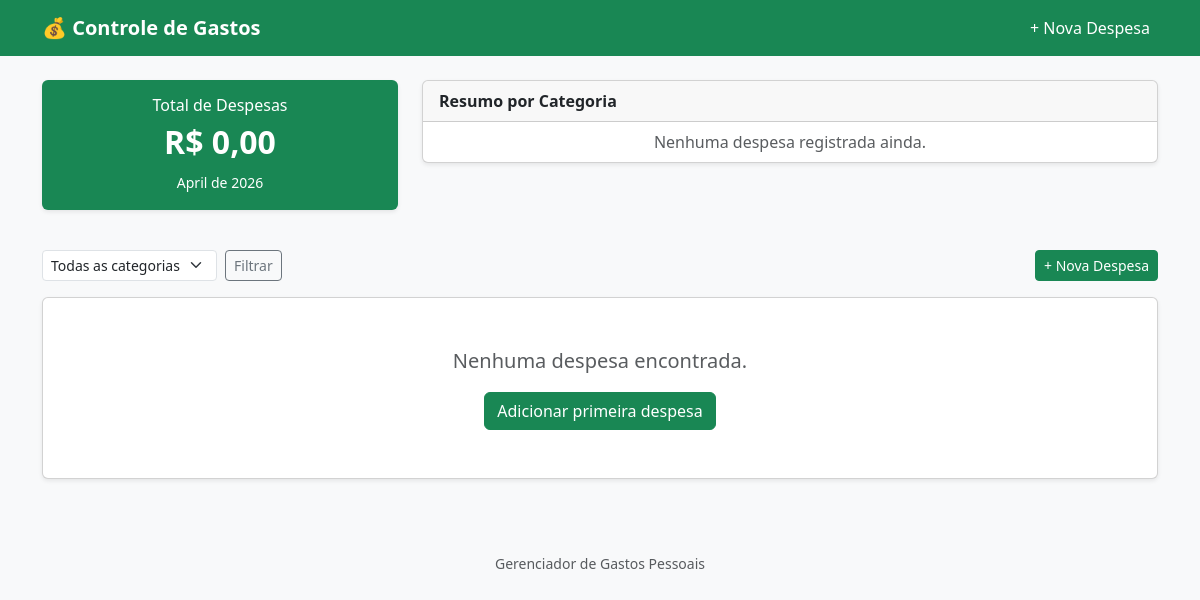
The app's page /, older data.
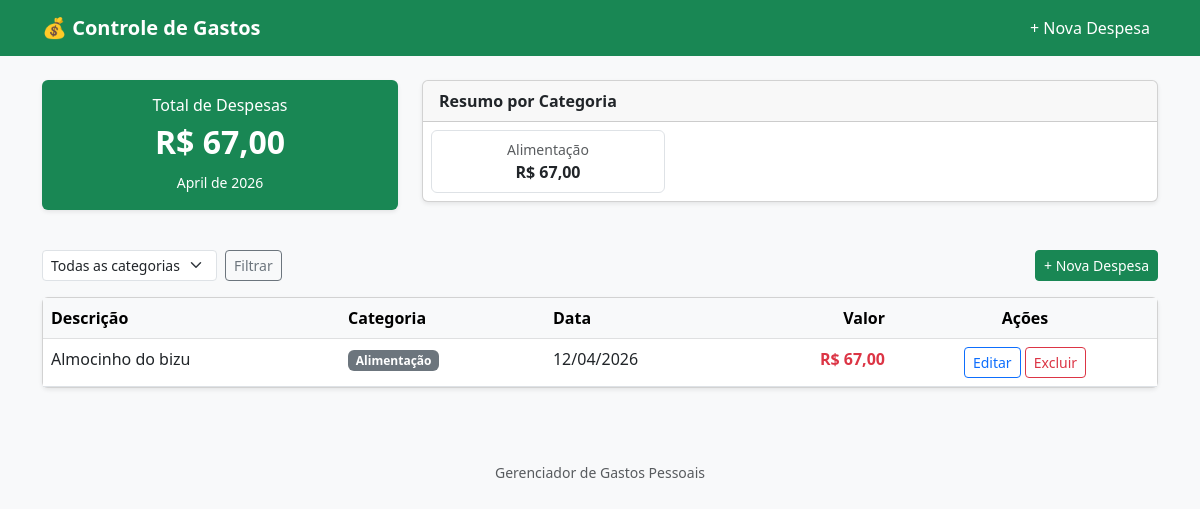
The same page, newer data.
### gastos/models.py (models this page shows, shortened)
class Despesa(models.Model):
    descricao = models.CharField("Descrição", max_length=200)
    valor = models.DecimalField(
        "Valor (R$)",
        max_digits=10,
        decimal_places=2,
        validators=[MinValueValidator(Decimal("0.01"))],
    )
    categoria = models.CharField(
        "Categoria",
        max_length=20,
        choices=CATEGORIAS,
        default="outros",
    )
    data = models.DateField("Data")
    criado_em = models.DateTimeField("Criado em", auto_now_add=True)
    class Meta:
        ordering = ["-data", "-criado_em"]
        verbose_name = "Despesa"
        verbose_name_plural = "Despesas"

### gastos/views.py (the view)
# urls.py: path("", views.index, name="index"),
def index(request):
    despesas = Despesa.objects.all()
    categoria_filtro = request.GET.get("categoria", "")
    if categoria_filtro:
        despesas = despesas.filter(categoria=categoria_filtro)
    total = despesas.aggregate(total=Sum("valor"))["total"] or Decimal("0.00")
    resumo = []
    for cod, nome in CATEGORIAS:
        subtotal = (
            Despesa.objects.filter(categoria=cod).aggregate(s=Sum("valor"))["s"]
            or Decimal("0.00")
        )
        if subtotal > 0:
            resumo.append({"nome": nome, "total": subtotal})
    context = {
        "despesas": despesas,
        "total": total,
        "resumo": resumo,
        "categorias": CATEGORIAS,
        "categoria_filtro": categoria_filtro,
        "mes_atual": timezone.now().strftime("%B de %Y"),
    }
    return render(request, "gastos/index.html", context)

### gastos/templates/gastos/index.html (shortened to what this page needs)
{% extends "gastos/base.html" %}
{% block content %}
<div class="row mb-4">
    <div class="col-md-4 mb-3">
        <div class="card border-0 bg-success text-white">
            <div class="card-body text-center">
                <h6 class="card-title">Total de Despesas</h6>
                <h2 class="fw-bold">R$ {{ total|floatformat:2 }}</h2>
                <small>{{ mes_atual }}</small>
            </div>
        </div>
    </div>
    <div class="col-md-8 mb-3">
        <div class="card">
            <div class="card-header fw-semibold">Resumo por Categoria</div>
            <div class="card-body p-2">
                {% if resumo %}
                    <div class="row g-2">
                    {% for item in resumo %}
                        <div class="col-6 col-md-4">
                            <div class="border rounded p-2 text-center">
                                <small class="text-muted d-block">{{ item.nome }}</small>
                                <strong>R$ {{ item.total|floatformat:2 }}</strong>
                            </div>
                        </div>
                    {% endfor %}
                    </div>
                {% else %}
                    <p class="text-muted mb-0 text-center">Nenhuma despesa registrada ainda.</p>
                {% endif %}
            </div>
        </div>
    </div>
</div>
<div class="d-flex justify-content-between align-items-center mb-3 flex-wrap gap-2">
    <form method="get" class="d-flex gap-2 align-items-center">
        <select name="categoria" class="form-select form-select-sm" style="width: auto;">
            <option value="">Todas as categorias</option>
        </select>
        <button type="submit" class="btn btn-sm btn-outline-secondary">Filtrar</button>
    </form>
    <a href="{% url 'gastos:adicionar' %}" class="btn btn-success btn-sm">+ Nova Despesa</a>
</div>
<div class="card">
    <div class="card-body p-0">
        {% if despesas %}
        <div class="table-responsive">
            <table class="table table-hover mb-0">
                <thead class="table-light">
                    <tr>
                        <th>Descrição</th>
                        <th>Categoria</th>
                        <th>Data</th>
                        <th class="text-end">Valor</th>
                        <th class="text-center">Ações</th>
                    </tr>
                </thead>
                <tbody>
                    {% for despesa in despesas %}
                    <tr>
                        <td>{{ despesa.descricao }}</td>
                        <td>
                            <span class="badge bg-secondary badge-categoria">
                                {{ despesa.get_categoria_display }}
                            </span>
                        </td>
                        <td>{{ despesa.data|date:"d/m/Y" }}</td>
                        <td class="text-end fw-semibold text-danger">R$ {{ despesa.valor|floatformat:2 }}</td>
                        <td class="text-center">
                            <a href="{% url 'gastos:editar' despesa.pk %}" class="btn btn-sm btn-outline-primary">Editar</a>
                            <a href="{% url 'gastos:excluir' despesa.pk %}" class="btn btn-sm btn-outline-danger">Excluir</a>
                        </td>
                    </tr>
                    {% endfor %}
                </tbody>
            </table>
        </div>
        {% else %}
        <div class="text-center py-5 text-muted">
            <p class="fs-5">Nenhuma despesa encontrada.</p>
            <a href="{% url 'gastos:adicionar' %}" class="btn btn-success">Adicionar primeira despesa</a>
        </div>
        {% endif %}
    </div>
</div>
{% endblock %}

Row changes from the older to the newer data that the page shows:
added Despesa: descricao "Almocinho do bizu", categoria "Alimentação", data "12/04/2026", valor "67,00"
Text that changed along with them:
{{ total|floatformat:2 }}: "0,00" → "67,00"
new list line: "Alimentação R$ 67,00"
text no longer shown: "Nenhuma despesa registrada ainda. Nenhuma despesa encontrada. Adicionar primeira despesa"
text now shown: "Descrição Categoria Data Valor Ações"
